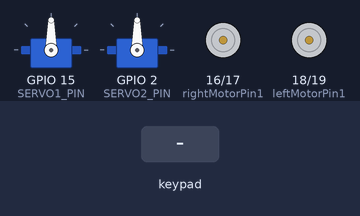
Simulated run of this sketch. Board: ESP32. On the bench: 2 × servo, motor-driver pin pairs drawn as motors (green arrow = first pin HIGH = forward, orange = second pin HIGH = backward, longer = more drive, scaled by the enable pin). The inputs (shaded band) are chosen by the test bench. What the sketch prints to the serial monitor is not drawn.

Above: at 1.2 s.
1.3 s: key 'X' pressed
At 1.9 s:
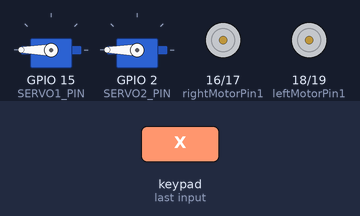
2.8 s: key 'U' pressed
At 3.0 s:
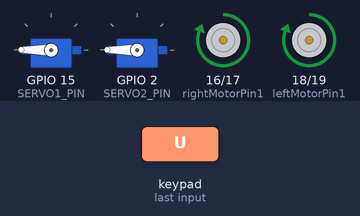
4.7 s: key 'D' pressed
At 4.9 s:
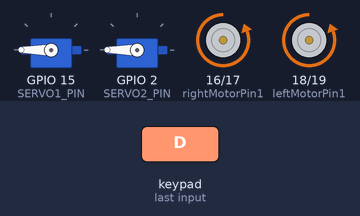
6.6 s: key 'L' pressed
At 6.8 s:
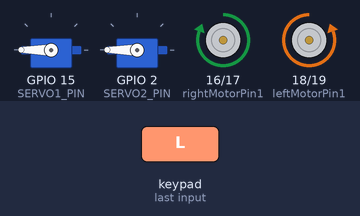
8.5 s: key 'R' pressed
At 8.7 s:
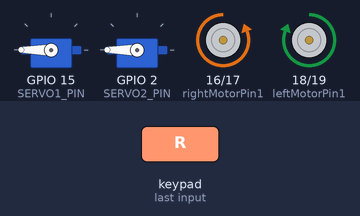
Timing chart, 0 to 11.4 s (numbered marks = the images above; inputs shaded):
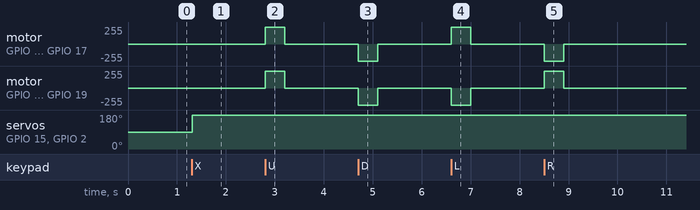

The sketch:

CODIGO_FINAL_CARRO_SERVOPINZAS.ino
```cpp
#define CUSTOM_SETTINGS
#define INCLUDE_GAMEPAD_MODULE
#include <DabbleESP32.h>
#include <ESP32Servo.h> // Librería para servos compatible con ESP32

// Pines de los motores (L298N)
int enableRightMotor = 22;
int rightMotorPin1 = 16;
int rightMotorPin2 = 17;
int enableLeftMotor = 23;
int leftMotorPin1 = 18;
int leftMotorPin2 = 19;

#define MAX_MOTOR_SPEED 255
const int PWMFreq = 1000; // Frecuencia de 1 KHz
const int PWMResolution = 8;
const int rightMotorPWMSpeedChannel = 4;
const int leftMotorPWMSpeedChannel = 5;

// Pines de los servos
#define SERVO1_PIN 15
#define SERVO2_PIN 2

// Objetos para controlar los servos
Servo servo1;
Servo servo2;

// Ángulos iniciales de los servos
int servo1Angle = 90; // Posición inicial
int servo2Angle = 90;

// Función para configurar los pines
void setUpPinModes() {
  pinMode(enableRightMotor, OUTPUT);
  pinMode(rightMotorPin1, OUTPUT);
  pinMode(rightMotorPin2, OUTPUT);

  pinMode(enableLeftMotor, OUTPUT);
  pinMode(leftMotorPin1, OUTPUT);
  pinMode(leftMotorPin2, OUTPUT);

  // Configuración de PWM para velocidad
  ledcSetup(rightMotorPWMSpeedChannel, PWMFreq, PWMResolution);
  ledcSetup(leftMotorPWMSpeedChannel, PWMFreq, PWMResolution);
  ledcAttachPin(enableRightMotor, rightMotorPWMSpeedChannel);
  ledcAttachPin(enableLeftMotor, leftMotorPWMSpeedChannel);

  // Motores inicialmente apagados
  rotateMotor(0, 0);
}

// Función para controlar los motores
void rotateMotor(int rightMotorSpeed, int leftMotorSpeed) {
  if (rightMotorSpeed < 0) {
    digitalWrite(rightMotorPin1, LOW);
    digitalWrite(rightMotorPin2, HIGH);
  } else if (rightMotorSpeed > 0) {
    digitalWrite(rightMotorPin1, HIGH);
    digitalWrite(rightMotorPin2, LOW);
  } else {
    digitalWrite(rightMotorPin1, LOW);
    digitalWrite(rightMotorPin2, LOW);
  }

  if (leftMotorSpeed < 0) {
    digitalWrite(leftMotorPin1, LOW);
    digitalWrite(leftMotorPin2, HIGH);
  } else if (leftMotorSpeed > 0) {
    digitalWrite(leftMotorPin1, HIGH);
    digitalWrite(leftMotorPin2, LOW);
  } else {
    digitalWrite(leftMotorPin1, LOW);
    digitalWrite(leftMotorPin2, LOW);
  }

  ledcWrite(rightMotorPWMSpeedChannel, abs(rightMotorSpeed));
  ledcWrite(leftMotorPWMSpeedChannel, abs(leftMotorSpeed));
}

void setup() {
  Serial.begin(115200);      // Monitor Serial
  Dabble.begin("MyEsp32"); // Nombre Bluetooth del ESP32

  // Configuración de pines de motores
  setUpPinModes();

  // Configuración de servos
  servo1.attach(SERVO1_PIN);
  servo2.attach(SERVO2_PIN);
  servo1.write(servo1Angle);
  servo2.write(servo2Angle);
}

void loop() {
  Dabble.processInput(); // Procesa datos del GamePad

  // Control de los motores del carro
  int rightMotorSpeed = 0;
  int leftMotorSpeed = 0;

  if (GamePad.isUpPressed()) {
    rightMotorSpeed = MAX_MOTOR_SPEED;
    leftMotorSpeed = MAX_MOTOR_SPEED;
  }

  if (GamePad.isDownPressed()) {
    rightMotorSpeed = -MAX_MOTOR_SPEED;
    leftMotorSpeed = -MAX_MOTOR_SPEED;
  }

  if (GamePad.isLeftPressed()) {
    rightMotorSpeed = MAX_MOTOR_SPEED;
    leftMotorSpeed = -MAX_MOTOR_SPEED;
  }

  if (GamePad.isRightPressed()) {
    rightMotorSpeed = -MAX_MOTOR_SPEED;
    leftMotorSpeed = MAX_MOTOR_SPEED;
  }

  rotateMotor(rightMotorSpeed, leftMotorSpeed);

  // Control de la garra
  if (GamePad.isCrossPressed()) {
    // Gira 45 grados desde la posición actual
    servo1Angle = min(servo1Angle + 45, 180); // Limita a 180 grados
    servo2Angle = min(servo2Angle + 45, 180);
    servo1.write(servo1Angle);
    servo2.write(servo2Angle);
    Serial.println("Cross pressed: Rotating servos +45 degrees");
  }

  if (GamePad.isCirclePressed()) {
    // Devuelve los servos a la posición inicial (90 grados)
    servo1Angle = 90;
    servo2Angle = 90;
    servo1.write(servo1Angle);
    servo2.write(servo2Angle);
    Serial.println("Circle pressed: Returning servos to initial position");
  }

  // Depuración
  Serial.print("Servo1 Angle: ");
  Serial.print(servo1Angle);
  Serial.print("\tServo2 Angle: ");
  Serial.println(servo2Angle);
}
```

Measured:
- after the input at 1.3 s, servo on GPIO 15 (SERVO1_PIN), servo on GPIO 2 (SERVO2_PIN): 90° → 180° at once
- after the input at 2.8 s, motor on GPIO 16 (rightMotorPin1) / GPIO 17 (rightMotorPin2), motor on GPIO 18 (leftMotorPin1) / GPIO 19 (leftMotorPin2): stopped → forward 255/255 at once, → stopped 0.40 s later
- after the input at 4.7 s, motor on GPIO 16 (rightMotorPin1) / GPIO 17 (rightMotorPin2), motor on GPIO 18 (leftMotorPin1) / GPIO 19 (leftMotorPin2): stopped → backward 255/255 at once, → stopped 0.40 s later
- after the input at 6.6 s, motor on GPIO 16 (rightMotorPin1) / GPIO 17 (rightMotorPin2): stopped → forward 255/255 at once, → stopped 0.40 s later; motor on GPIO 18 (leftMotorPin1) / GPIO 19 (leftMotorPin2): stopped → backward 255/255 at once, → stopped 0.40 s later
- after the input at 8.5 s, motor on GPIO 16 (rightMotorPin1) / GPIO 17 (rightMotorPin2): stopped → backward 255/255 at once, → stopped 0.40 s later; motor on GPIO 18 (leftMotorPin1) / GPIO 19 (leftMotorPin2): stopped → forward 255/255 at once, → stopped 0.40 s later
